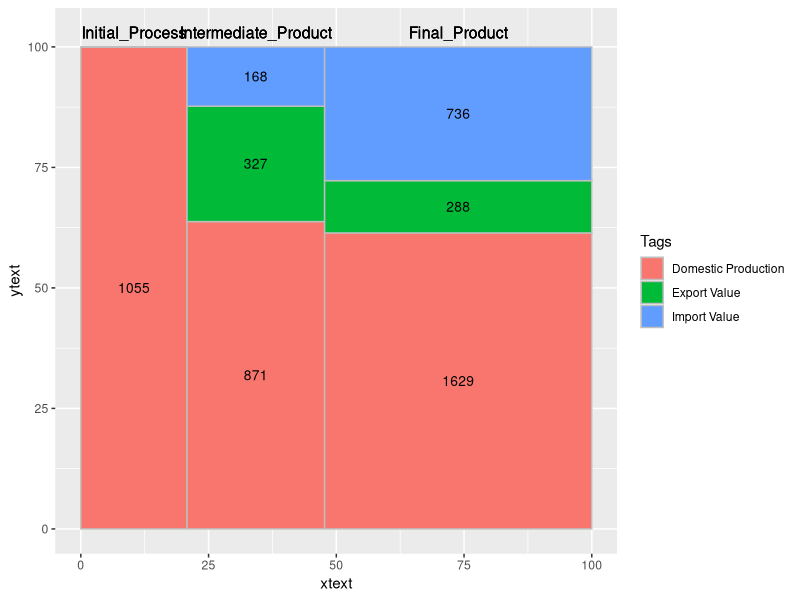

Reproduce this figure in R.
library(data.table)
library(ggplot2)
library(dplyr)

Class <- c(rep("Initial_Process",3), rep("Intermediate_Product",3), rep("Final_Product",3))
Tags <- c("Domestic Production", "Export Value", "Import Value")
#value <- c(7433.6, 0 ,0, 6139.7, -2305.31, 1188.53,  5022.4, -888.9, 2269.17)
value <- c(1055, 0, 0, 871, -327, 168, 1629, -288, 736)

mekko <- data.frame(Class,Tags,value)

t1 <- sum(abs(value[1:3]))
t2 <- sum(abs(value[4:6]))
t3 <- sum(abs(value[7:9]))

total <- sum(abs(value))

mekko_perc <- unique(c(Class))
value_perc <- c()
value_perc[1] <- (sum(abs(value[1:3]))/total) * 100
value_perc[2] <- (sum(abs(value[4:6]))/total) * 100
value_perc[3] <- (sum(abs(value[7:9]))/total) * 100

mekko_perc <- data.frame(Class = c(mekko_perc), value_perc = c(value_perc) )

#mekko_per <- mekko %>%
  #group_by(Class) %>%
  #summarise(value_prop = (sum(abs(value))/total) * 100)

xmax <- cumsum(mekko_perc$value_perc)
xmin <- xmax - mekko_perc$value_perc

mekko_perc$xmax <- xmax
mekko_perc$xmin <- xmin


mekko <- left_join(mekko, mekko_perc)
#ord <- order(mekko$xmax, decreasing = FALSE)
#mekko <- mekko[ord, ]
#ord2 <- order(mekko$xmin, decreasing = FALSE)
#mekko[ord2, ]

col1 <- c()

for(i in 1:9){
  if(i <= 3){
    col1[i] <- ((sum(abs(value[i]))/t1) * 100)
  }else if(i > 3 & i <= 6){
    col1[i] <- ((sum(abs(value[i]))/t2) * 100)
  }else if(i > 6 & i <= 9){
    col1[i] <- ((sum(abs(value[i]))/t3) * 100)
  }
}

mekko$per <- col1

#mekko$xmax[1:3] <- cumsum(mekko$per[1:3])
#mekko$xmax[4:6] <- cumsum(mekko$per[4:6])
#mekko$xmax[7:9] <- cumsum(mekko$per[7:9])

#mekko$xmin[1:3] <- mekko$xmax[1:3] - mekko$per[1:3]
#mekko$xmin[4:6] <- mekko$xmax[4:6] - mekko$per[4:6]
#mekko$xmin[7:9] <- mekko$xmax[7:9] - mekko$per[7:9]

ymax <- c()
ymax[1:3] <- cumsum(col1[1:3])
ymax[4:6] <- cumsum(col1[4:6])
ymax[7:9] <- cumsum(col1[7:9])

ymin <- c()
ymin[1:3] = ymax[1:3] - col1[1:3]
ymin[4:6] = ymax[4:6] - col1[4:6]
ymin[7:9] = ymax[7:9] - col1[7:9]



mekko$ymax <- ymax
mekko$ymin <- ymin

mekko$xtext <- with(mekko, xmin + (xmax - xmin)/2)
mekko$ytext <- with(mekko, ymin + (ymax - ymin)/2)

p <- ggplot(mekko, aes(ymin = ymin, ymax = ymax,
                      xmin = xmin, xmax = xmax, fill = Tags))
p1 <- p + geom_rect(colour = I("grey"))
#p1
p2 <- p1 + geom_text(aes(x = xtext, y = ytext,
           label = ifelse(value != 0, paste(abs(value), sep = ""), 
           paste("", sep = ""))), size = 3.5)
#p2
p3 <- p2 + geom_text(aes(x = xtext, y = 103,
                         label = Class), size = 4)
p3


